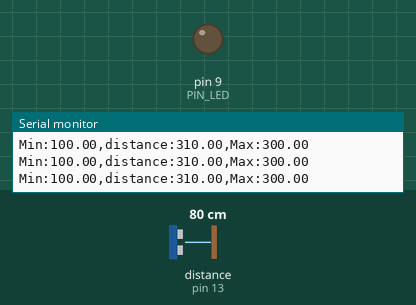
The sketch below on a simulated Arduino Uno, built with avr-gcc and run on an emulated ATmega328P. Parts: output pins drawn as LEDs (lit = HIGH), the last lines printed to the serial monitor. Wiring (inferred from the names in the program): ultrasonic range finder: trigger pin 12; echo pin 13. Inputs (shaded band) come from the test bench; at power-on: distance to the obstacle (sensor on pin 13) 80 cm. The echo pulse lasts 58.3 µs per cm; pins used as bus, display or sensor lines are not drawn.

Above: at 1.2 s.
1.3 s: distance to the obstacle (sensor on pin 13) set to 34 cm
2.8 s: distance to the obstacle (sensor on pin 13) set to 29 cm
At 4.0 s:
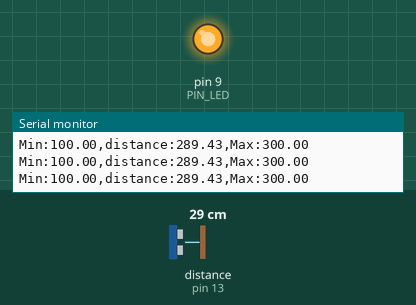
4.3 s: distance to the obstacle (sensor on pin 13) set to 12 cm
5.8 s: distance to the obstacle (sensor on pin 13) set to 9 cm
At 7.0 s:
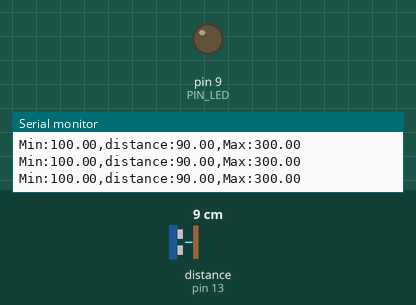
7.3 s: distance to the obstacle (sensor on pin 13) set to 18 cm
At 8.6 s:
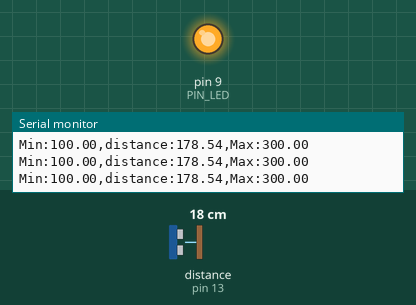
Timing chart, 0 to 9.8 s (numbered marks = the images above; inputs shaded):
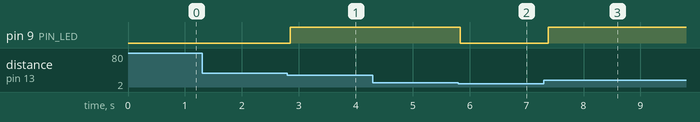

Measured:
- the behaviour switches between 31 and 30 cm on distance to the obstacle (sensor on pin 13) (found by bisection; images 0 and 1)
- the behaviour switches between 11 and 10 cm on distance to the obstacle (sensor on pin 13) (found by bisection; images 1 and 2)
- after the input at 2.8 s, pin 9 (PIN_LED): LOW → HIGH after 0.05 s
- after the input at 5.8 s, pin 9 (PIN_LED): HIGH → LOW at once
- after the input at 7.3 s, pin 9 (PIN_LED): LOW → HIGH after 0.08 s

The sketch:

08_example_2.ino
```cpp
// Arduino pin assignment
#define PIN_LED 9
#define PIN_TRIG 12   // sonar sensor TRIGGER
#define PIN_ECHO 13   // sonar sensor ECHO

// configurable parameters
#define SND_VEL 346.0     // sound velocity at 24 celsius degree (unit: m/sec)
#define INTERVAL 100      // sampling interval (unit: msec)
#define PULSE_DURATION 10 // ultra-sound Pulse Duration (unit: usec)
#define _DIST_MIN 100.0   // minimum distance to be measured (unit: mm)
#define _DIST_MAX 300.0   // maximum distance to be measured (unit: mm)

#define TIMEOUT ((INTERVAL / 2) * 1000.0) // maximum echo waiting time (unit: usec)
#define SCALE (0.001 * 0.5 * SND_VEL) // coefficent to convert duration to distance

void setup() {
  // initialize GPIO pins
  pinMode(PIN_LED, OUTPUT);
  pinMode(PIN_TRIG, OUTPUT);  // sonar TRIGGER
  pinMode(PIN_ECHO, INPUT);   // sonar ECHO
  digitalWrite(PIN_TRIG, LOW);  // turn-off Sonar

  // initialize serial port
  Serial.begin(57600);
}

void loop() {
  float distance = USS_measure(PIN_TRIG, PIN_ECHO); // read distance

  if ((distance == 0.0) || (distance > _DIST_MAX)) {
      distance = _DIST_MAX + 10.0;    // Set Higher Value
      digitalWrite(PIN_LED, LOW);     // LED OFF
  } else if (distance < _DIST_MIN) {
      distance = _DIST_MIN - 10.0;    // Set Lower Value
      digitalWrite(PIN_LED, LOW);     // LED OFF
  } else {    // In desired Range
      digitalWrite(PIN_LED, HIGH);    // LED ON
  }

  // output the distance to the serial port
  Serial.print("Min:");        Serial.print(_DIST_MIN);
  Serial.print(",distance:");  Serial.print(distance);
  Serial.print(",Max:");       Serial.print(_DIST_MAX);
  Serial.println("");

  // wait until next sampling time.
  delay(INTERVAL);
}

// get a distance reading from USS. return value is in millimeter.
float USS_measure(int TRIG, int ECHO)
{
  digitalWrite(TRIG, HIGH);
  delayMicroseconds(PULSE_DURATION);
  digitalWrite(TRIG, LOW);

  float duration = pulseIn(ECHO, HIGH, TIMEOUT);
  if (duration == 0) {
    // Timeout occurred, meaning no object was detected within the range
    return 0.0;
  }

  return duration * SCALE; // convert time to distance (mm)
}
```
